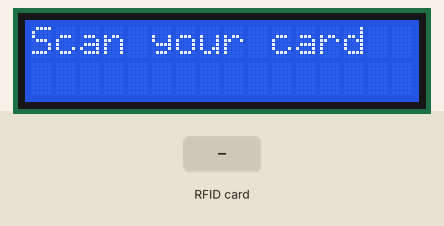
Simulated run of this sketch. Board: Arduino Uno, built with avr-gcc and run on an emulated ATmega328P. Parts: 16×2 character LCD. The inputs (shaded band) are chosen by the test bench. What the sketch prints to the serial monitor is not drawn.

Above: at 1.3 s.
1.4 s: RFID card 63 57 49 22 held to the reader
At 1.7 s:
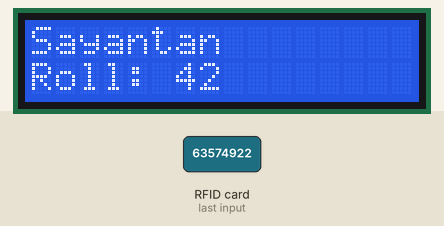
4.4 s: RFID card 93 13 09 2A held to the reader
At 5.6 s:
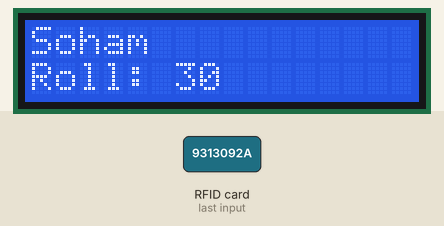
7.4 s: RFID card 73 B9 4C 22 held to the reader
At 8.6 s:
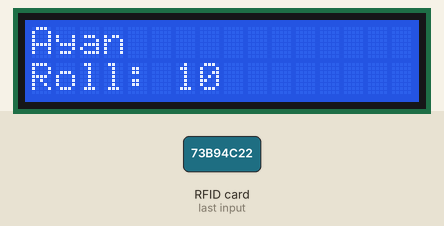
10.4 s: RFID card 5E 7A 19 C4 held to the reader
At 11.3 s:
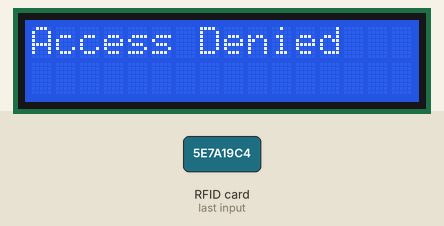
Timing chart, 0 to 13.4 s (numbered marks = the images above; inputs shaded):
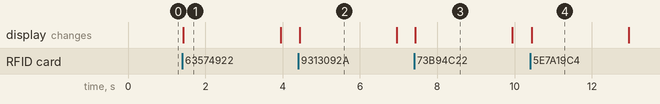

Measured:
- after the input at 1.4 s, the display: changes at once (image 1)
- after the input at 4.4 s, the display: changes at once (image 2)
- after the input at 7.4 s, the display: changes at once (image 3)
- after the input at 10.4 s, the display: changes at once (image 4)
- what the display in image 1 shows lasts 2.5 s, from 1.4 s to 3.9 s

The sketch:

rfid_attendance_system.ino
```cpp
#include <SPI.h>
#include <MFRC522.h>
#include <Wire.h>
#include <LiquidCrystal_I2C.h>

#define SS_PIN 10
#define RST_PIN 9

MFRC522 rfid(SS_PIN, RST_PIN);
LiquidCrystal_I2C lcd(0x27, 16, 2);  // I2C address might be 0x3F for some LCDs

// List of student UIDs
byte studentUIDs[3][4] = {
  {0x63, 0x57, 0x49, 0x22}, // Sayantan
  {0x93, 0x13, 0x9, 0x2A}, // Soham
  {0x73, 0xB9, 0x4C, 0x22}  // Ayan
};

const char* names[] = {"Sayantan", "Soham", "Ayan"};
const int rolls[] = {42, 30, 10};
bool marked[3] = {false, false, false};  // To avoid marking attendance twice

int totalStudents = 3;

void setup() {
  Serial.begin(9600);
  SPI.begin();
  rfid.PCD_Init();
  lcd.init();
  lcd.backlight();
  lcd.setCursor(0, 0);
  lcd.print("Scan your card");
}

void loop() {
  if (!rfid.PICC_IsNewCardPresent() || !rfid.PICC_ReadCardSerial()) return;

  byte* uid = rfid.uid.uidByte;

  int matchedIndex = matchUID(uid);
  if (matchedIndex != -1) {
    lcd.clear();
    lcd.setCursor(0, 0);
    lcd.print(names[matchedIndex]);
    lcd.setCursor(0, 1);
    lcd.print("Roll: ");
    lcd.print(rolls[matchedIndex]);

    if (!marked[matchedIndex]) {
      Serial.print("Present: ");
      Serial.print(names[matchedIndex]);
      Serial.print(" (Roll ");
      Serial.print(rolls[matchedIndex]);
      Serial.println(")");
      marked[matchedIndex] = true;
    } else {
      Serial.print("Already marked: ");
      Serial.println(names[matchedIndex]);
    }

  } else {
    lcd.clear();
    lcd.setCursor(0, 0);
    lcd.print("Access Denied");
    Serial.println("Unknown card scanned");
  }

  delay(2500);
  lcd.clear();
  lcd.setCursor(0, 0);
  lcd.print("Scan your card");

  rfid.PICC_HaltA();
  rfid.PCD_StopCrypto1();
}

int matchUID(byte* uid) {
  for (int i = 0; i < totalStudents; i++) {
    bool match = true;
    for (int j = 0; j < 4; j++) {
      if (uid[j] != studentUIDs[i][j]) {
        match = false;
        break;
      }
    }
    if (match) return i;
  }
  return -1;
}
```
